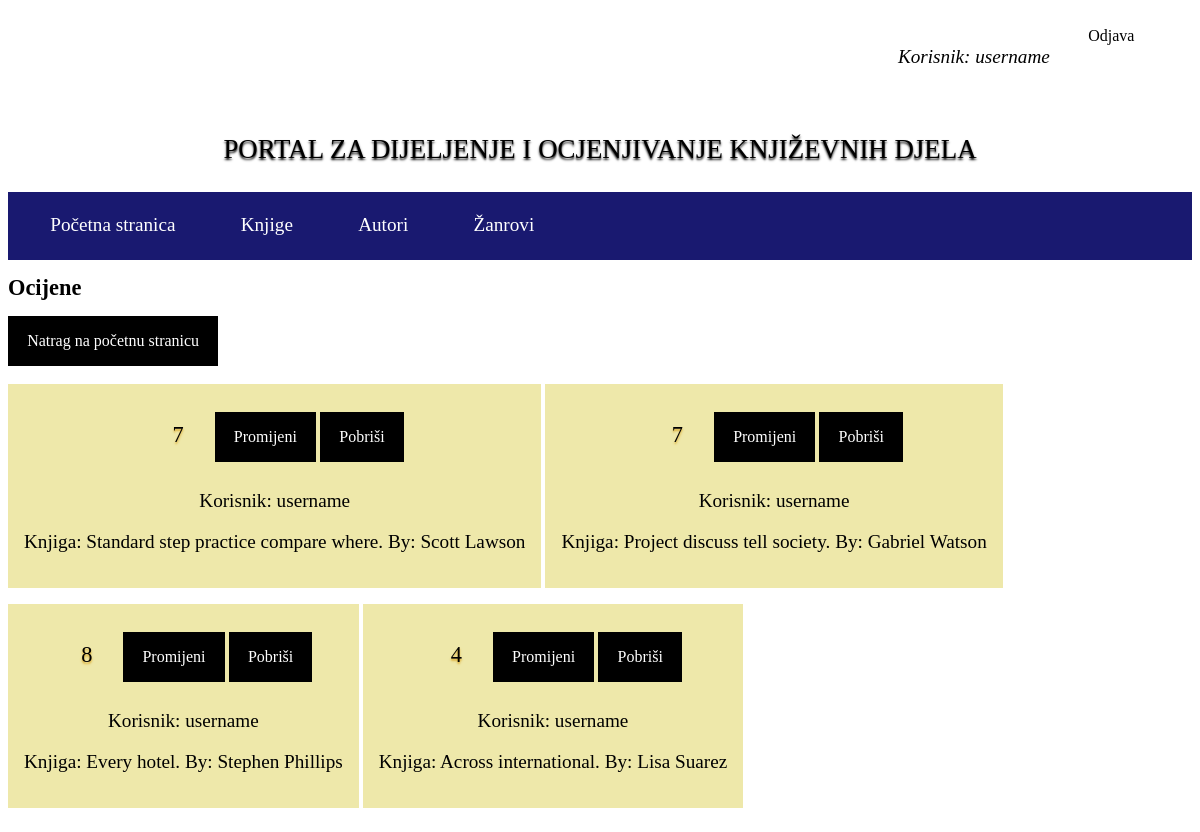
Screenshot of /list/ (signed in) with the database file from the repository.
### main/models.py (models this page shows)
class Rating(models.Model):
    user = models.ForeignKey(User, on_delete=models.CASCADE)
    book = models.OneToOneField(Book, on_delete=models.CASCADE, primary_key=True)
    rating = models.IntegerField(
        validators=[
            MinValueValidator(1, message="Najmanja ocijena je 1."),
            MaxValueValidator(10, message="Najveća ocijena je 10."),
        ]
    )

class Book(models.Model):
    genres = models.ManyToManyField(Genre)
    author = models.ForeignKey(Author, default=0, on_delete=models.CASCADE)
    title = models.CharField(max_length=159)
    description = models.TextField()
    def __str__(self):
        return f"{self.title} By: {self.author}"
    class Meta:
        unique_together = ('author', 'title')

class Author(models.Model):
    name = models.CharField(max_length=32)
    surname = models.CharField(max_length=32)
    def __str__(self):
        return f"{self.name} {self.surname}"
    class Meta:
        unique_together = ('name', 'surname')

### main/views.py (the view)
# urls.py: path('list/', RatingListView.as_view(), name='list'),
class RatingListView(ListView):
    model = Rating
    template_name = 'main/operations/list_ratings.html'
    context_object_name = 'ratings'

### main/templates/main/operations/list_ratings.html (shortened to what this page needs)
{% extends "index.html" %}
{% block content %}
    <h1>Ocijene</h1>
    <a href="{% url 'main:homepage' %}" class="button">Natrag na početnu stranicu</a>
    <br><br>
    {% for rating in ratings %}
    <div id="block">
        <div id="rating">{{ rating.rating }}</div>
        <a href="{% url 'main:update' rating.pk %}" class="button">Promijeni</a>
        <a href="{% url 'main:delete' rating.pk %}" class="button">Pobriši</a>
        <p>Korisnik: {{ rating.user }}</p>
        <p>Knjiga: {{ rating.book }}</p>
     </div>
    {% empty %}
        <li>Nema ocijena...</li>
    {% endfor %}
{% endblock %}

### main/templates/index.html (shortened to what this page needs)
{% load static %}
<!DOCTYPE html>
<html lang="en">
<head>
    <link rel="stylesheet" href="{% static 'main/css/style.css' %}">
</head>
<body>
    <div id="user">
        {% if user.is_authenticated %}
            <ul>
                <li><p>Korisnik: {{ user.username }}</p</li>
                <li><a href="{% url 'logout' %}?next={% url 'main:homepage' %}">Odjava</a></li>
            </ul>
        {% else %}
            <ul>
                <li><a href="{% url 'login' %}">Prijava</a></li>
                <li><a href="{% url 'register' %}">Registracija</a></li>
            </ul>
        {% endif %}
    </div>
    <div id="title">
        <p>Portal za dijeljenje i ocjenjivanje književnih djela</p>
    </div>
    <div id="sidebar">
        {% block sidebar %}
        <ul>
            <li><a href="/">Početna stranica</a></li>
            <li><a href="/books">Knjige</a></li>
            <li><a href="/authors">Autori</a></li>
            <li><a href="/genres">Žanrovi</a></li>
        </ul>
        {% endblock %}
    </div>
    <div class="content">
        {% block content %}
        {% endblock %}
    </div>
</body>
</html>

### main/static/main/css/style.css (style rules this page uses)
:root { --primary-color: white; --secondary-color: black; --tertiary-color: midnightblue; --quaternary-color: palegoldenrod; --quinary-color: goldenrod; --small: 0.1em; --medium: 1em; --large: 1.2em; --extraLarge: 1.4em; }
body { background-color: var(--primary-color); color: var(--secondary-color); font-size: var(--medium); }
h1 { font-size: var(--extraLarge); }
p { font-size: var(--large); }
.button { display: inline-block; padding: var(--medium) var(--large); text-align: center; text-decoration: none; font-size: var(--medium); cursor: pointer; background-color: var(--secondary-color); color: var(--primary-color); transition: background-color 0.3s ease, color 0.3s ease; }
#title { text-align: center; font-size: var(--extraLarge); text-transform: uppercase; text-shadow: 0 var(--small) var(--small) var(--secondary-color); }
#user { font-size: var(--medium); padding: var(--large); display: flex; justify-content: flex-end; align-items: center; }
#user ul { list-style: none; padding: 0; margin: 0; display: flex; }
#user li { margin-right: var(--extraLarge); }
#user a { text-decoration: none; color: var(--secondary-color); padding: var(--medium); transition: background-color 0.3s ease; }
#user p { font-style: italic; }
#sidebar { background-color: var(--tertiary-color); color: var(--primary-color); font-size: var(--large); padding: var(--large); display: flex; justify-content: space-between; align-items: center; }
#sidebar ul { list-style: none; padding: 0; margin: 0; display: flex; }
#sidebar li { margin-right: var(--extraLarge); }
#sidebar a { text-decoration: none; color: var(--primary-color); padding: var(--medium); transition: background-color 0.5s ease; }
#block { display: inline-block; padding: var(--medium); margin-bottom: var(--medium); text-align: center; text-decoration: solid; background-color: var(--quaternary-color); color: var(--secondary-color); }
#rating { display: inline-block; padding: var(--medium) var(--large); font-size: var(--extraLarge); text-shadow: 0 var(--small) var(--small) var(--quinary-color); color: var(--secondary-color); }

### rows the page displays
Rating: rating "7", user "username", book "Standard step practice compare where. By: Scott Lawson"
Rating: rating "7", user "username", book "Project discuss tell society. By: Gabriel Watson"
Rating: rating "8", user "username", book "Every hotel. By: Stephen Phillips"
Rating: rating "4", user "username", book "Across international. By: Lisa Suarez"

### other values shown
{{ user.username }} "username"
